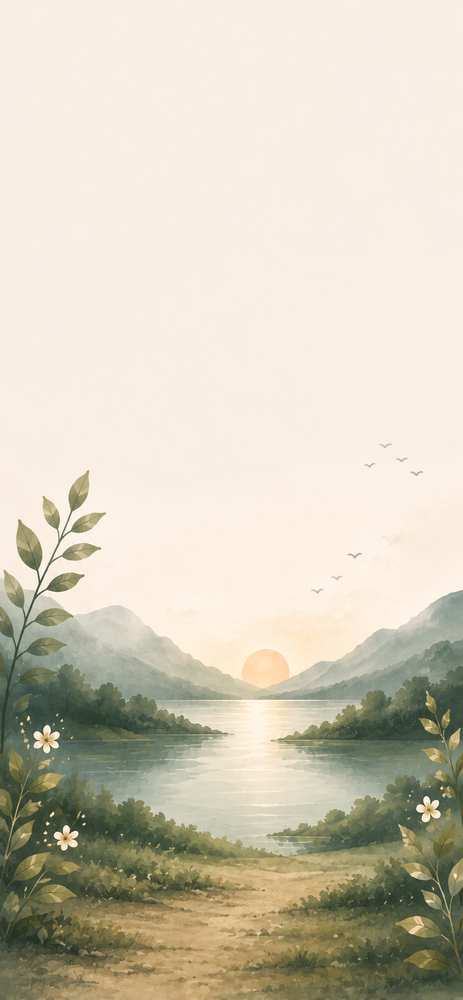
#> input picture assets/images/home_background.png, 463 x 1000 px, shrunk from 853 x 1844 before the run, found by its file name
$ python make_night_backgrounds.py
#> lines starting #> are read from the running program, lines starting #| are printed output that depends on the picture
"""Duotone-remap the daytime watercolours into a night variant.

Keeps the painting's own drawing and a trace of its chroma, but compresses the
luminance into the app's dark range so the result is a designed night ground
rather than a dimmed day one.
"""
from PIL import Image
import numpy as np

# Highlights are crushed hard on purpose: the ground has to stay darker than
# the parchment cards that sit on it (#24362B at their lightest), or the app
# reads as cards punched into the page instead of raised off it.
STOPS = [
    (0.00, (0x0A, 0x0F, 0x0C)),
    (0.15, (0x10, 0x18, 0x13)),
    (0.40, (0x14, 0x1E, 0x18)),
    (0.65, (0x18, 0x22, 0x1B)),
    (0.85, (0x1B, 0x26, 0x1E)),
    (1.00, (0x24, 0x2F, 0x23)),
]

# How much of the original hue survives the remap.
CHROMA = 0.32


def ramp(l):
    xs = np.array([s[0] for s in STOPS])
    out = np.zeros(l.shape + (3,), dtype=np.float32)
    for c in range(3):
        ys = np.array([s[1][c] for s in STOPS], dtype=np.float32)
        out[..., c] = np.interp(l, xs, ys)
    return out


def convert(src, dst):
#> called with src = 'assets/images/home_background.png', dst = 'assets/images/home_background_night.png'
    im = Image.open(src).convert("RGBA")
    a = np.asarray(im).astype(np.float32)
    rgb, alpha = a[..., :3], a[..., 3:]
#> alpha: shape (1000, 463, 1) float32; every value is 255

    lum = (0.2126 * rgb[..., 0] + 0.7152 * rgb[..., 1] + 0.0722 * rgb[..., 2]) / 255.0
    base = ramp(lum)
#> after the loop in ramp, `for c in range(3):`:
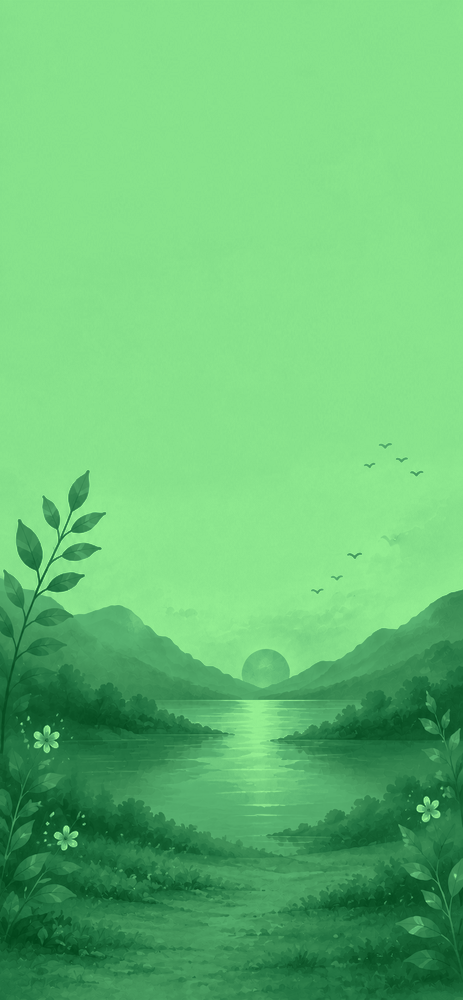
#> out: shape (1000, 463, 3) float32; mean of channels 0, 1, 2 28.7, 39.4, 30.3; drawn with min black and max white

    # Re-inject the source chroma (colour minus its own luminance) at low
    # strength, so foliage still reads green and the sun still reads warm.
    chroma = rgb - lum[..., None] * 255.0
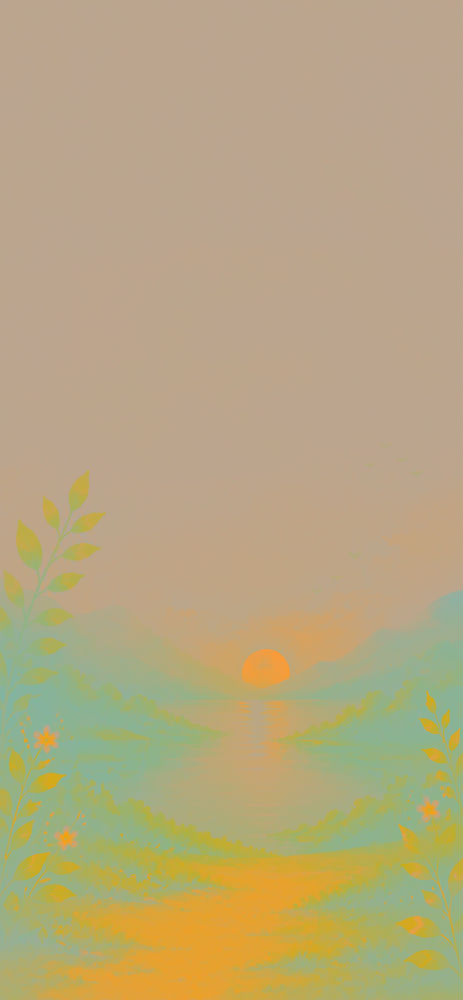
#> chroma: shape (1000, 463, 3) float32; mean R, G, B 6.9, -0.2, -18.2; drawn with min black and max white
    out = np.clip(base + chroma * CHROMA, 0, 255)

    res = np.concatenate([out, alpha], axis=-1).astype(np.uint8)
    Image.fromarray(res, "RGBA").save(dst, optimize=True)
    print(f"{dst}  {im.size[0]}x{im.size[1]}")
#| assets/images/home_background_night.png  463x1000


convert("assets/images/home_background.png", "assets/images/home_background_night.png")
convert("assets/images/background_empty.png", "assets/images/background_empty_night.png")
#> call 2 of convert, with src = 'assets/images/background_empty.png', dst = 'assets/images/background_empty_night.png'
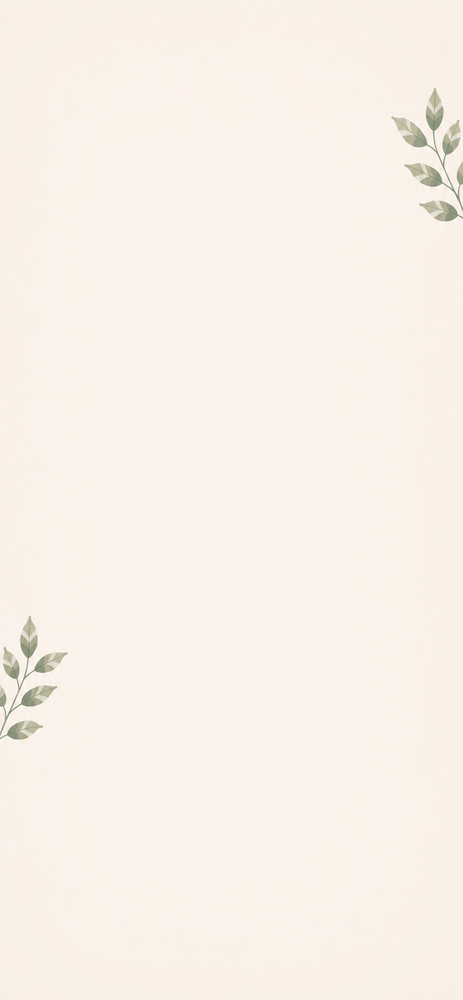
#> input picture assets/images/background_empty.png, 463 x 1000 px, shrunk from 853 x 1844 before the run, found by its file name
#> after the loop in ramp (call 2), `for c in range(3):`:
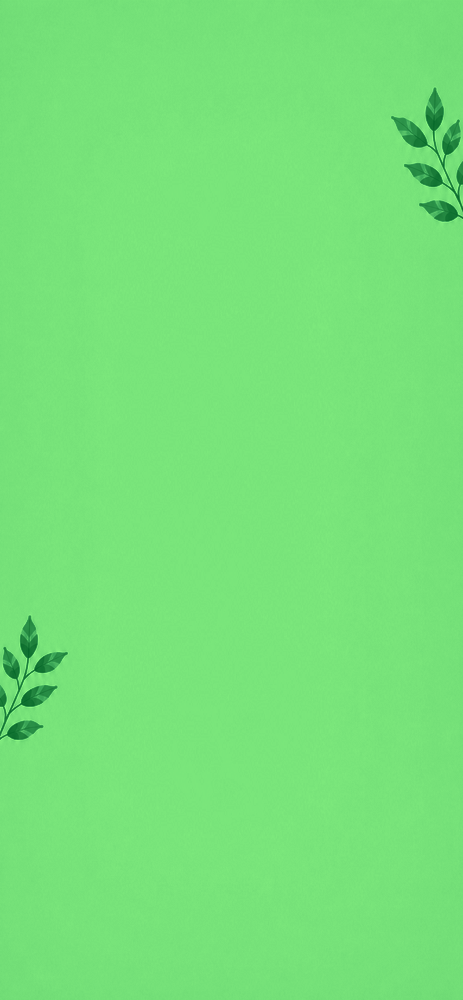
#> out: shape (1000, 463, 3) float32; mean of channels 0, 1, 2 33, 44, 33.3; drawn with min black and max white
#> in convert (call 2), `chroma = rgb - lum[..., None] * 255.0`:
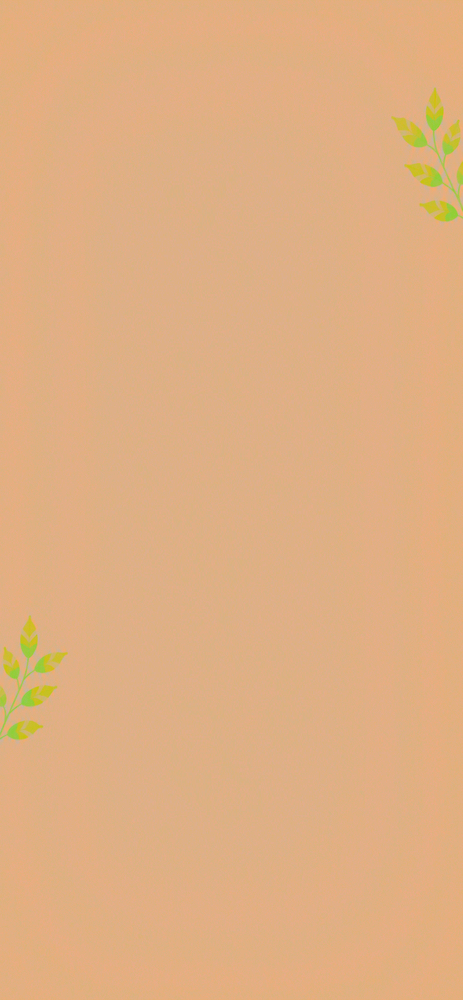
#> chroma: shape (1000, 463, 3) float32; mean R, G, B 7.24, -1.24, -8.99; drawn with min black and max white
#> in convert (call 2), `out = np.clip(base + chroma * CHROMA, 0, 255)`:
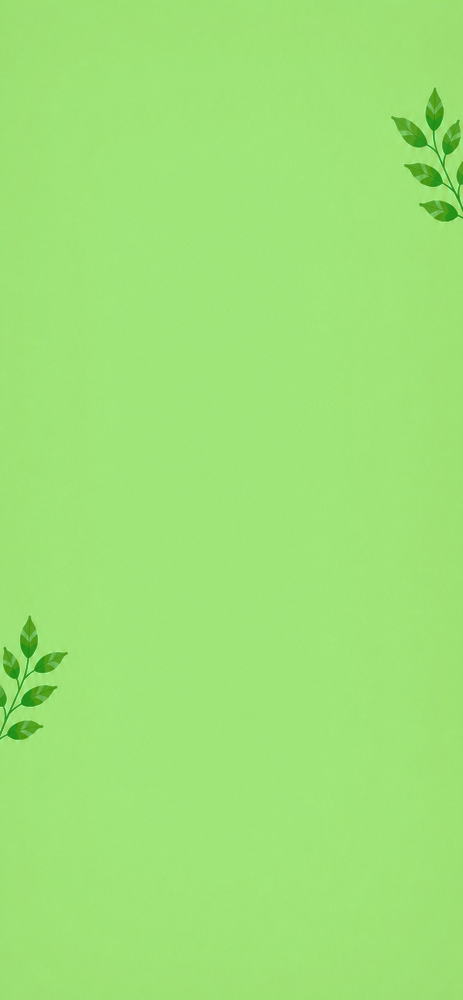
#> out: shape (1000, 463, 3) float32; mean of channels 0, 1, 2 35.4, 43.8, 30.5; drawn with min black and max white
#> in convert (call 2), `res = np.concatenate([out, alpha], axis=-1).astype(np.uint8)`:
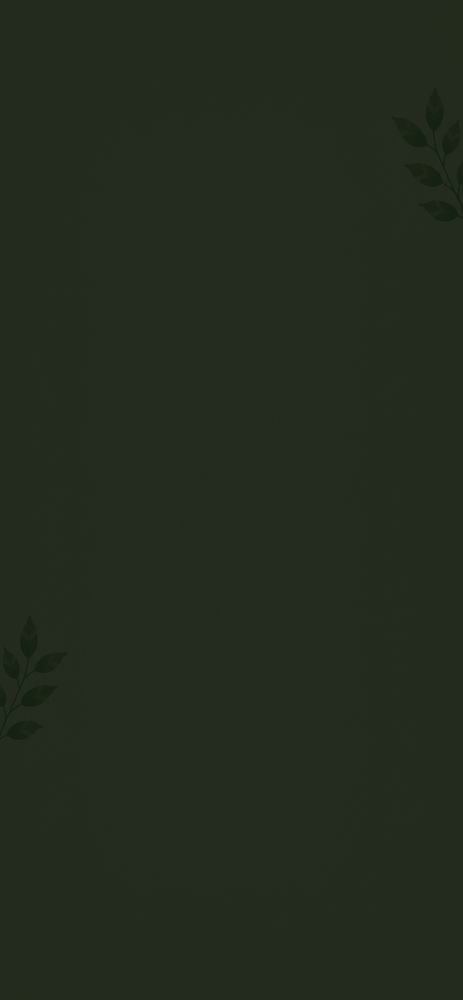
#> res: shape (1000, 463, 4); mean of channels 0, 1, 2, 3 34.9, 43.2, 29.9, 255; drawn as R, G, B
#| assets/images/background_empty_night.png  463x1000
